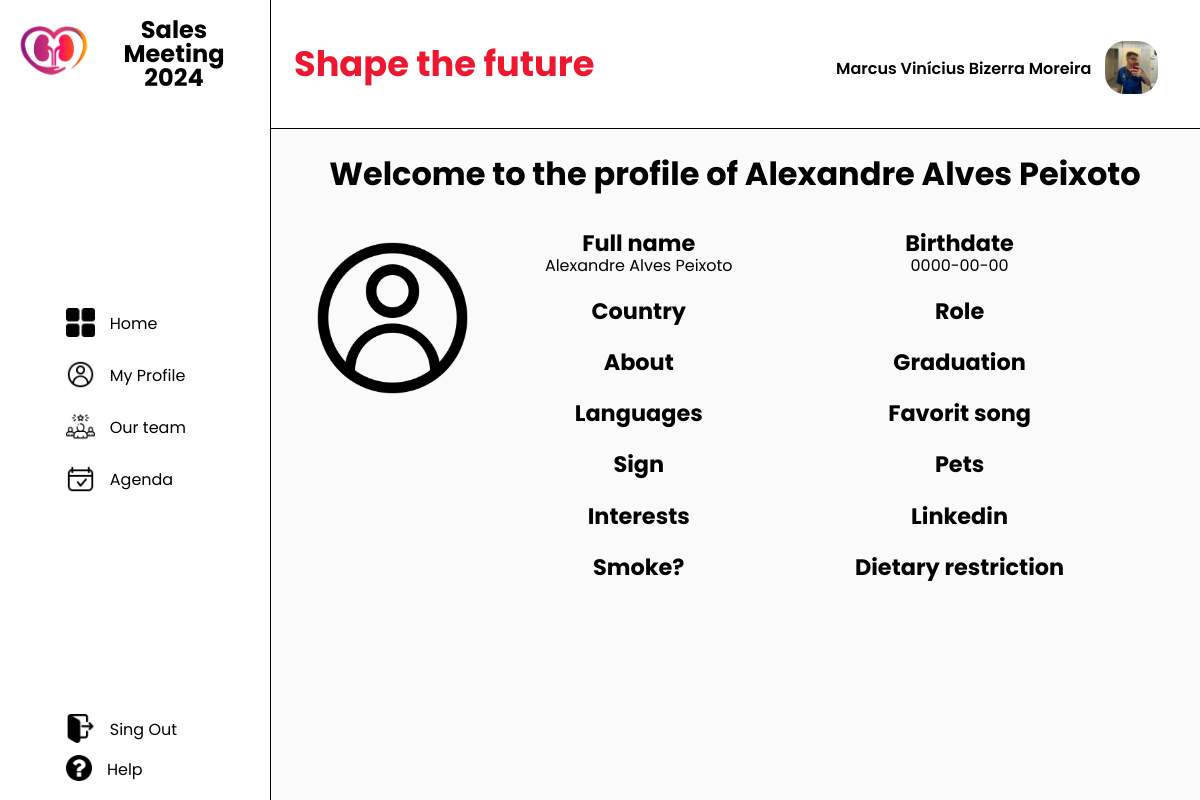
The page /evento/infos_time.php?id=11 (signed in) on the database its author committed.
### tables this page shows
CREATE TABLE `cadastro` (
  `id` int(11) NOT NULL,
  `nome` varchar(255) NOT NULL,
  `email` varchar(255) NOT NULL,
  `senha` varchar(255) NOT NULL,
  `cpf` varchar(11) NOT NULL,
  `cargo` varchar(255) NOT NULL,
  `sobre` varchar(5000) NOT NULL,
  `pais` varchar(255) NOT NULL,
  `endereco` varchar(2000) NOT NULL,
  `imagem` varchar(220) NOT NULL DEFAULT 'perfil.png',
  `tamanho_chinelo` varchar(255) NOT NULL,
  `tamanho_camiseta` varchar(255) NOT NULL,
  `tipo_documento` varchar(255) NOT NULL,
  `tamanho_calca` varchar(255) NOT NULL,
  `musica` varchar(255) NOT NULL,
  `data_nascimento` date NOT NULL,
  `idiomas` varchar(255) NOT NULL,
  `signo` varchar(255) NOT NULL,
  `formacao` varchar(255) NOT NULL,
  `pets` varchar(255) NOT NULL,
  `restricao` varchar(255) NOT NULL,
  `linkedin` varchar(255) NOT NULL,
  `fuma` varchar(255) NOT NULL,
  `interesses` varchar(500) NOT NULL,
  `voo` varchar(500) NOT NULL,
  `contry` varchar(255) NOT NULL DEFAULT 'paises'
);

### evento/infos_time.php (the view, shortened to what this page needs)
<?php
    require('painel/conecta.php');
?>
<?php
    $id_cliente = $_GET['id'];
    $sql = "SELECT * FROM cadastro WHERE id = $id_cliente";
    $consulta = $conexao->query($sql);
    while($dados = $consulta->fetch_assoc()){
        $nome = $dados['nome'];
        $data_nascimento = $dados['data_nascimento'];
    }
?>
<!DOCTYPE html>
    <html lang="pt-br">
    <head>
        <link rel="stylesheet" href="assets/css/reset.css">
        <link href='https://unpkg.com/boxicons@2.1.4/css/boxicons.min.css' rel='stylesheet'>
        <link rel="stylesheet" href="assets/css/estilo.css">
    </head>
    <body>
        <div class="home_page">
            <section class="menu">
                <div class="logo">
                    <div class="img_logo">
                        <a href="home.php"><img class="logo_img" src="assets/img/Imageam2.png" alt="Logo Sales Meeting 2024"></a>
                    </div>
                    <div class="titulo_logo">
                        <h1>Sales Meeting</h1>
                        <h1>2024</h1>
                    </div>
                </div>
                <div class="header_menu" id="header_menu">
                    <nav class="menu_header">
                        <a href="home.php" id="home" onmouseover="mouseEmCimaHome(this)" onmouseout="mouseForaHome(this)"><div class="icon"><img class="img_icon" src="assets/img/icons/home.png" id="img_home"></div>Home</a>
                        <a href="perfil.php" id="perfil" onmouseover="mouseEmCimaPerfil(this)" onmouseout="mouseForaPerfil(this)"><div class="icon"><img class="img_icon" src="assets/img/icons/perfil.png" id="img_perfil"></div>My Profile</a>
                        <a href="time.php" id="time" onmouseover="mouseEmCimaTime(this)" onmouseout="mouseForaTime(this)"><div class="icon"><img class="img_icon" src="assets/img/icons/time.png" id="img_time"></div>Our team</a>
                        <a href="agenda.php" id="agenda" onmouseover="mouseEmCimaAgenda(this)" onmouseout="mouseForaAgenda(this)"><div class="icon"><img class="img_icon" src="assets/img/icons/agenda.png" id="img_agenda"></div>Agenda</a>
                    </nav>
                </div>
                <div class="sair" id="sair">
                    <a class="sair_a" href="painel/sair.php" id="sair" onmouseover="mouseEmCimaSair(this)" onmouseout="mouseForaSair(this)"><div class="icon_"><img class="img_icon" src="assets/img/icons/sair.png" id="img_sair"></div>Sing Out</a>
                    <a class="help_a" href="help.php" id="question" onmouseover="mouseEmCimaQuestion(this)" onmouseout="mouseForaQuestion(this)"><div class="icon_help"><img class="img_icon" src="assets/img/icons/question.png" id="img_question"></div>Help</a>
                </div>
            </section>
            <section class="container_home">
                <header class="header_">
                    <div class="titulo_header">
                        <h1>Shape the future</h1>
                    </div>
                    <div class="perfil_header" id="perfil_header">
                    <div class="nome_header">
                            <h3><?php echo $_SESSION['nome']; ?></h3>
                        </div>
                        <div class="img_header">
                            <div>
                                <?php
                                    $id = $_SESSION['id'];
                                    $sql = "SELECT * FROM cadastro WHERE id = $id ";
                                    $consulta = $conexao->query($sql);
                                    while ($dados = $consulta->fetch_assoc()){
                                        ?>
                                            <a href="perfil.php"><img class="header_img" style="border-radius: 20px;" src="upload/<?php echo($dados['imagem']);?>" alt=""></a>
                                        <?php
                                    }
                                ?>
                            </div>
                        </div>
                    </div>
                </header>
                <div class="home_container">
                    <div class="perfil_pessoa">
                        <div class="header_perfil">
                            <h1>Welcome to the profile of <?php echo $nome;?></h1>
                        </div>
                        <div class="perfil_container_pessoa">
                            <div class="img_perfil_pessoa">
                                <div class="perfil_pessoa_img">
                                    <?php
                                        $id_cliente = $_GET['id'];
                                        $sql = "SELECT * FROM cadastro WHERE id = $id_cliente ";
                                        $consulta = $conexao->query($sql);
                                        while ($dados = $consulta->fetch_assoc()){
                                            ?>
                                            <img style="width: 100%; border-radius: 40px;" src="upload/<?php echo($dados['imagem']);?>" alt="">
                                            <?php
                                        }
                                    ?>
                                </div>
                            </div>
                            <div class="perfil_infos_pessoa">
                                <?php
                                    $id = $_SESSION['id'];
                                    $sql = "SELECT * FROM cadastro WHERE id = $id ";
                                    $consulta = $conexao->query($sql);
                                    while ($dados = $consulta->fetch_assoc()){
                                    ?>
                                        <div class="infos_perfil">
                                            <h1>Full name</h1>
                                            <h3><?php echo $nome; ?></h3>
                                        </div>
                                        <div class="infos_perfil">
                                            <h1>Birthdate</h1>
                                            <h3><?php echo $data_nascimento; ?></h3>
                                        </div>
                                        <div class="infos_perfil">
                                            <h1>Country</h1>
                                        </div>
                                        <div class="infos_perfil">
                                            <h1>Role</h1>
                                        </div>
                                        <div class="infos_perfil">
                                            <h1>About</h1>
                                        </div>
                                        <div class="infos_perfil">
                                            <h1>Graduation</h1>
                                        </div>
                                        <div class="infos_perfil">
                                            <h1>Languages</h1>
                                        </div>
                                        <div class="infos_perfil">
                                            <h1>Favorit song</h1>
                                        </div>
                                        <div class="infos_perfil">
                                            <h1>Sign</h1>
                                        </div>
                                        <div class="infos_perfil">
                                            <h1>Pets</h1>
                                        </div>
                                        <div class="infos_perfil">
                                            <h1>Interests</h1>
                                        </div>
                                        <div class="infos_perfil">
                                            <h1>Linkedin</h1>
                                        </div>
                                        <div class="infos_perfil">
                                            <h1>Smoke?</h1>
                                        </div>
                                        <div class="infos_perfil">
                                            <h1>Dietary restriction</h1>
                                        </div>
                                    <?php
                                    }
                                ?>
                            </div>
                        </div>
                    </div>
                </div>
            </section>
        </div>
    </body>
</html>

### evento/assets/css/estilo.css (style rules this page uses)
:root { --Branco-cor: #fff; --Preto-cor: #000; --AzulEscuro-cor: #263872; --AzulClaro-cor: #87B2BF; --Laranja-cor: #FA8300; --Vermelho-cor: #EF1630; --Rosa-cor: #F20C65; --Roxo-cor: #8C52FF; --Cinza-cor: #8A8A8A; --CinzaClaro-cor: #FAFAFA; --VerdeClaro-cor: #a8ee6e; }
h1,h2,h3,p,button,a,strong { color: var(--Preto-cor); }
h1 { font-size: 2.5em; font-family: poppins_titulo; }
h3 { font-size: 1em; font-family: poppins_subtitulo; }
a, span, form { font-size: 1em; font-family: poppins_corpo; text-decoration: none; }
.home_page { width: 100%; height: 100vh; display: flex; }
.menu { width: 15%; padding-top: 1.5%; padding-bottom: 1.5%; padding-left: 1.5%; padding-right: 1%; display: flex; flex-direction: column; border-right: solid 1px; justify-content: space-between; position: fixed; height: 97vh; z-index: 110; }
.logo { width: 100%; display: flex; }
.img_logo { width: 30%; display: flex; align-items: center; }
.logo_img { width: 100%; }
.titulo_logo { width: 70%; display: flex; flex-direction: column; text-align: center; justify-content: center; }
.titulo_logo h1 { font-size: 1.5em; }
.header_menu { width: 100%; display: flex; flex-direction: column; align-items: center; }
.menu_header { width: 60%; display: flex; flex-direction: column; gap: 20px; }
.menu_header a { width: 100%; display: flex; align-items: center; gap: 15px; }
.icon { width: 20%; }
.icon_ { width: 20%; }
.img_icon { width: 100%; margin-right: 60%; }
.sair { width: 100%; display: flex; flex-direction: column; align-items: center; }
.sair_a, .help_a { width: 60%; display: flex; align-items: center; gap: 15px; margin-bottom: 4%; }
.icon_help { width: 18%; }
.container_home { width: 100%; background-color: var(--CinzaClaro-cor); margin-left: 17.5%; }
.header_ { width: 79%; display: flex; padding: 2%; border-bottom: solid 1px; justify-content: space-between; background-color: var(--Branco-cor); height: 10%; position: fixed; z-index: 109; }
.titulo_header { display: flex; align-items: center; }
.titulo_header h1 { color: var(--Vermelho-cor); }
.perfil_header { width: 30%; display: flex; align-items: center; justify-content: space-between; margin-right: 2%; height: 90px; }
.img_header { width: 16%; }
.nome_header { display: flex; width: 80%; justify-content: flex-end; }
.header_img { width: 100%; }
.home_container { display: flex; width: 92%; padding-top: 1%; padding-right: 4%; padding-left: 4%; justify-content: space-between; flex-direction: column; align-items: center; margin-top: 13%; background-color: var(--CinzaClaro-cor); padding-bottom: 4%; }
.header_perfil h1 { font-size: 2em; margin-bottom: 1%; }
.header_perfil { margin-bottom: 4%; display: flex; flex-direction: column; align-items: center; text-align: center; }
.infos_perfil { width: 50%; margin-bottom: 4%; }
.infos_perfil h1 { font-size: 1.4em; margin-bottom: 1%; }
.infos_perfil h3 { font-family: poppins_corpo; }
.perfil_container_pessoa { display: flex; }
.perfil_pessoa { width: 100%; display: flex; flex-direction: column; align-items: center; }
.img_perfil_pessoa { width: 20%; }
.perfil_pessoa_img { width: 100%; }
.perfil_infos_pessoa { width: 75%; display: flex; flex-direction: row; flex-wrap: wrap; justify-content: center; text-align: center; }
@media screen and (min-width: 1024px) and (max-width: 1450px) { .perfil_header { width: 38%; } }
@media screen and (min-width: 1024px) and (max-width: 1450px) { .titulo_header h1 { font-size: 2.2em; } }
@media screen and (min-width: 1024px) and (max-width: 1450px) { .menu { width: 20%; } }
@media screen and (min-width: 1024px) and (max-width: 1450px) { .container_home { width: 77.5%; margin-left: 22.5%; } }
@media screen and (min-width: 1024px) and (max-width: 1450px) { .header_ { width: 73.5%; } }
@media screen and (min-width: 1024px) and (max-width: 1450px) { .home_container { margin-top: 16%; } }

### rows shown on the page
cadastro: imagem (picture)
cadastro: nome "Alexandre Alves Peixoto", imagem (picture), data_nascimento "0000-00-00"

### other values the page prints
$_SESSION['nome'] "Marcus Vinícius Bizerra Moreira"
